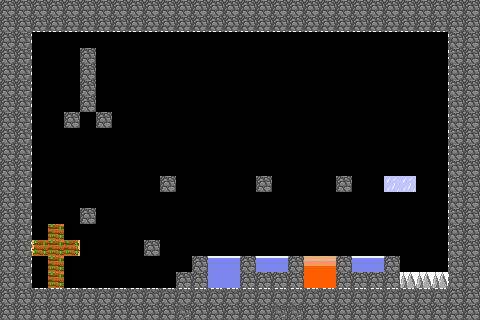

A 2D game scene composited from a Tiled map and its tileset images. What follows is a short description and the map's XML, with every tile layer's data as written:
An orthogonal 30x20 tile map with 16x16 px tiles, 1 tile layer (Tile Layer 1).

<map version="1.10" tiledversion="1.10.2" orientation="orthogonal" renderorder="right-down" width="30" height="20" tilewidth="16" tileheight="16" infinite="0" nextlayerid="2" nextobjectid="1">
 <tileset firstgid="1" source="temperaturegame.tsx" />
 <layer id="1" name="Tile Layer 1" width="30" height="20">
  <data encoding="csv">
19,19,19,19,19,19,19,19,19,19,19,19,19,19,19,19,19,19,19,19,19,19,19,19,19,19,19,19,19,19,
19,28,35,35,35,35,35,35,35,35,35,35,35,35,35,35,35,35,35,35,35,35,35,35,35,35,35,35,26,19,
19,21,0,0,0,0,0,0,0,0,0,0,0,0,0,0,0,0,0,0,0,0,0,0,0,0,0,0,17,19,
19,21,0,0,0,19,0,0,0,0,0,0,0,0,0,0,0,0,0,0,0,0,0,0,0,0,0,0,17,19,
19,21,0,0,0,19,0,0,0,0,0,0,0,0,0,0,0,0,0,0,0,0,0,0,0,0,0,0,17,19,
19,21,0,0,0,19,0,0,0,0,0,0,0,0,0,0,0,0,0,0,0,0,0,0,0,0,0,0,17,19,
19,21,0,0,0,19,0,0,0,0,0,0,0,0,0,0,0,0,0,0,0,0,0,0,0,0,0,0,17,19,
19,21,0,0,19,0,19,0,0,0,0,0,0,0,0,0,0,0,0,0,0,0,0,0,0,0,0,0,17,19,
19,21,0,0,0,0,0,0,0,0,0,0,0,0,0,0,0,0,0,0,0,0,0,0,0,0,0,0,17,19,
19,21,0,0,0,0,0,0,0,0,0,0,0,0,0,0,0,0,0,0,0,0,0,0,0,0,0,0,17,19,
19,21,0,0,0,0,0,0,0,0,0,0,0,0,0,0,0,0,0,0,0,0,0,0,0,0,0,0,17,19,
19,21,0,0,0,0,0,0,0,0,19,0,0,0,0,0,19,0,0,0,0,19,0,0,39,39,0,0,17,19,
19,21,0,0,0,0,0,0,0,0,0,0,0,0,0,0,0,0,0,0,0,0,0,0,0,0,0,0,17,19,
19,21,0,0,0,19,0,0,0,0,0,0,0,0,0,0,0,0,0,0,0,0,0,0,0,0,0,0,17,19,
19,21,0,43,0,0,0,0,0,0,0,0,0,0,0,0,0,0,0,0,0,0,0,0,0,0,0,0,17,19,
19,21,42,43,44,0,0,0,0,19,0,0,0,0,0,0,0,0,0,0,0,0,0,0,0,0,0,0,17,19,
19,21,0,43,0,0,0,0,0,0,0,0,19,32,32,19,32,32,19,40,40,19,32,32,19,0,0,0,17,19,
19,21,0,43,0,0,0,0,0,0,0,19,19,31,31,19,19,19,19,48,48,19,19,19,19,47,47,47,17,19,
19,19,3,3,3,3,3,3,3,3,3,3,3,3,3,3,3,3,3,3,3,3,3,3,3,3,3,3,10,19,
19,19,19,19,19,19,19,19,19,19,19,11,19,19,19,19,19,11,11,19,19,19,19,19,19,19,19,19,19,19
</data>
 </layer>
</map>